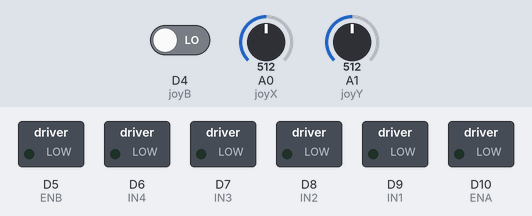
Bench run of a sketch on a simulated Arduino Zero (SAMD21). On the bench: switched loads named in the sketch (green lamp = pin HIGH). The test bench sets the inputs (shaded band); at power-on: A0 (joyX) = 512, A1 (joyY) = 512, D4 (joyB) LOW.

Above: at 1.2 s.
1.3 s: A0 (joyX) set to 471
2.8 s: A0 (joyX) set to 447
At 3.9 s:
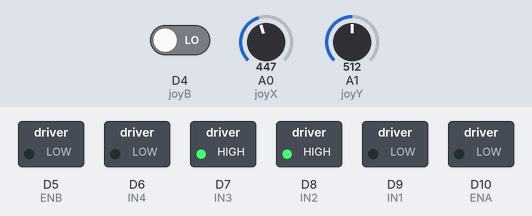
4.3 s: A1 (joyY) set to 474
5.8 s: A1 (joyY) set to 447
At 7.0 s:
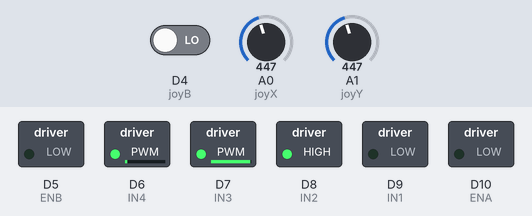
7.3 s: D4 (joyB) driven HIGH
At 8.3 s:
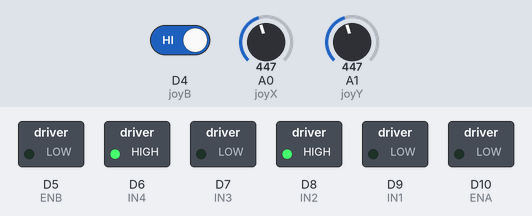
8.8 s: D4 (joyB) driven LOW
At 9.9 s:
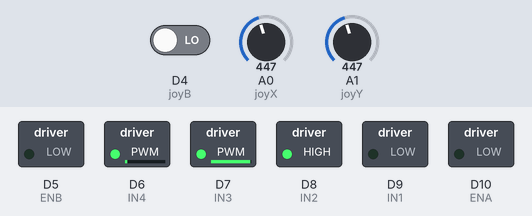
Timing chart, 0 to 11.3 s (numbered marks = the images above; inputs shaded):
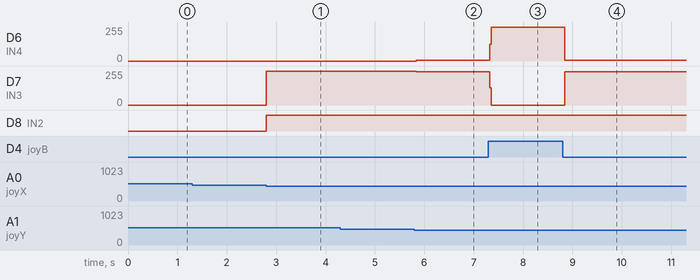

The sketch:

RobotCar_4.ino
```cpp
//มอเตอร์ซ้าย
int ENA=10;
int IN1=9;
int IN2=8;
//มอเตอร์ขวา
int ENB=5;
int IN3=7;
int IN4=6;
//กำหนดค่าให้กับ Joystick Module
int joyX = A0;
int joyY = A1;
int joyB = 4;
// ตัวแปรเก็บค่าความเร็วกำหนดค่าเริ่มต้นของความเร็วให้อยู่ที่ 0
int MotorSpeed_L = 0;
int MotorSpeed_R = 0;
// กำหนดค่าดีฟอลต์ให้กับจอยสติ้กที่จุดกึ่งกลางที่ 512
int joy_pos_Y = 512;
int joy_pos_X = 512;
bool joy_button = 0;
//ใช้ชดเชยการเบี้ยวของการเคลื่อนที่
int B_L = 0; //ล้อซ้าย
int B_R = 0; //ล้อขวา

void setup() {
  //กำหนดให้ขาต่าง ๆ เป็นอินพุตและเอาต์พุต
  pinMode(ENA, OUTPUT);
  pinMode(ENB, OUTPUT);
  pinMode(IN1, OUTPUT);
  pinMode(IN2, OUTPUT);
  pinMode(IN3, OUTPUT);
  pinMode(IN4, OUTPUT);
  pinMode(joyY, INPUT);
  pinMode(joyX, INPUT);
  pinMode(joyB, INPUT);
  // กำหนดค่าเริ่มต้นให้กับมอเตอร์ทั้งด้านซ้ายและด้านขวา (เป็นค่าดีฟอลต์) ให้เป็น 0 ทั้งหมด
  digitalWrite(ENA, LOW);
  digitalWrite(ENB, LOW);
  digitalWrite(IN1, LOW);
  digitalWrite(IN2, LOW);
  digitalWrite(IN3, LOW);
  digitalWrite(IN4, LOW);
  //เปลี่ยนความละเอียดของ PWM จาก 0 - 255 เป็น 0 - 4095
  analogWriteResolution(12);
}

void loop() {
  // อ่านค่าจากจอยสติ้กจาก A0,A1 และ สวิตซ์
  joy_pos_Y = analogRead(joyY);
  joy_pos_X = analogRead(joyX);
  joy_button = digitalRead(joyB);
  //เดินหน้า
  if(joy_pos_Y > 564){ // หลบค่าที่อยู่ในช่วงของย่านต้องห้ามของจอยสติ้ก
    //กำหนดให้พารามิเตอร์ที่ L298N เดินหน้า
    digitalWrite(IN1, HIGH);
    digitalWrite(IN2, LOW);
    digitalWrite(IN3, HIGH);
    digitalWrite(IN4, LOW);
    //เอาค่าที่ได้มาแปลงให้อยู่ในรูปของอินพุตที่เป็น PWM (0 - 4095) แล้วส่งค่าไปยังมอเตอร์ซ้ายและมอเตอร์ขวา
    MotorSpeed_L = map(joy_pos_Y,564,1023,0,4095);
    MotorSpeed_R = map(joy_pos_Y,564,1023,0,4095);
  }
  //ถอยหลัง
  else if (joy_pos_Y < 460){ // หลบค่าที่อยู่ในช่วงของย่านต้องห้ามของจอยสติ้ก
    //กำหนดให้พารามิเตอร์ที่ L298N ถอยหลัง
    digitalWrite(IN1, LOW);
    digitalWrite(IN2, HIGH);
    digitalWrite(IN3, LOW);
    digitalWrite(IN4, HIGH);
    // กลับค่าจาก 460 -> 0 เป็น 0 -> 460 แทน
    joy_pos_Y = (joy_pos_Y - 460)*(-1);
    //เอาค่าที่ได้มาแปลงให้อยู่ในรูปของอินพุตที่เป็น PWM (0 - 4095) แล้วส่งค่าไปยังมอเตอร์ซ้ายและมอเตอร์ขวา
    MotorSpeed_L = map(joy_pos_Y,0,460,0,4095);
    MotorSpeed_R = map(joy_pos_Y,0,460,0,4095);
  }
  else{
    //สั่งมอเตอร์หยุด
    MotorSpeed_L = 0;
    MotorSpeed_R = 0;
  }
  // เลี้ยวซ้าย
  if (joy_pos_X < 460 && joy_button == 1){ // หลบค่าที่อยู่ในช่วงของย่านต้องห้ามของจอยสติ้ก
     // กลับค่าจาก 460 -> 0 เป็น 0 -> 460 แทน
    joy_pos_X = (joy_pos_X - 460)*(-1);
    //เอาค่าที่ได้มาแปลงให้อยู่ในรูปของอินพุตที่เป็น PWM (0 - 4095) แล้วส่งค่าไปยังมอเตอร์ซ้ายและมอเตอร์ขวา
    joy_pos_X = map(joy_pos_X,0,460,0,4095);

    MotorSpeed_L = MotorSpeed_L - joy_pos_X; //ชลอล้อซ้าย
    MotorSpeed_R = MotorSpeed_R + joy_pos_X; //เพิ่มความเร็วล้อขวา
    // เขียนป้องกันค่าเกิน 0 ถึง 4095 กรณีเลี้ยวซ้าย (ล้อซ้ายให้หยุด (0) + ล้อขวาให้วิ่ง(4095))
    if(MotorSpeed_L < 0){
      MotorSpeed_L = 0;
    }
    if(MotorSpeed_R > 4095){
      MotorSpeed_R = 4095;
    }
  }
  else if (joy_pos_X > 564 && joy_button == 1){ // หลบค่าที่อยู่ในช่วงของย่านต้องห้ามของจอยสติ้ก
   //เลี้ยวขวา
   joy_pos_X = map(joy_pos_X,564,1023,0,4095);
   MotorSpeed_L = MotorSpeed_L + joy_pos_X; // เพิ่มความเร็วล้อซ้าย
   MotorSpeed_R = MotorSpeed_R - joy_pos_X; // ชลอล้อขวา
   // เขียนป้องกันค่าเกิน 0 ถึง 4095 กรณีเลี้ยวขวา (ล้อซ้ายให้วิ่ง (4095) + ล้อขวาให้หยุด(0))
    if(MotorSpeed_L > 4095){
      MotorSpeed_L = 4095;
    }
    if(MotorSpeed_R < 0){
      MotorSpeed_R = 0;
    }
  }
  else if (joy_pos_X < 460 && joy_button == 0){ //กรณีที่มีการกดปุ่มแล้วเลี้ยวซ้าย
    //กำหนดให้พารามิเตอร์ที่ L298N ให้หมุนซ้าย
    digitalWrite(IN1, LOW);
    digitalWrite(IN2, HIGH);
    digitalWrite(IN3, HIGH);
    digitalWrite(IN4, LOW);
    // กลับค่าจาก 460 -> 0 เป็น 0 -> 460 แทน
    joy_pos_X = (joy_pos_X - 460)*(-1);
    //เอาค่าที่ได้มาแปลงให้อยู่ในรูปของอินพุตที่เป็น PWM (0 - 4095) แล้วส่งค่าไปยังมอเตอร์ซ้ายและมอเตอร์ขวา
    joy_pos_X = map(joy_pos_X,0,460,0,4095);

    MotorSpeed_L = joy_pos_X; //เอาค่าใส่ล้อซ้าย
    MotorSpeed_R = joy_pos_X; //เอาค่าใส่ล้อขวา
    // เขียนป้องกันค่าเกิน 4095 กรณีหมุนซ้าย (ล้อซ้ายให้วิ่งถอยหลัง(4095) + ล้อขวาให้วิ่งไปหน้า(4095))
    if(MotorSpeed_L > 4095){
      MotorSpeed_L = 4095;
    }
    if(MotorSpeed_R > 4095){
      MotorSpeed_R = 4095;
    }
  }
  else if (joy_pos_X > 564 && joy_button == 0){ //กรณีที่มีการกดปุ่มแล้วเลี้ยวขวา
    //กำหนดให้พารามิเตอร์ที่ L298N ให้หมุนขวา
    digitalWrite(IN1, HIGH);
    digitalWrite(IN2, LOW);
    digitalWrite(IN3, LOW);
    digitalWrite(IN4, HIGH);
    //เอาค่าที่ได้มาแปลงให้อยู่ในรูปของอินพุตที่เป็น PWM (0 - 4095) แล้วส่งค่าไปยังมอเตอร์ซ้ายและมอเตอร์ขวา
    joy_pos_X = map(joy_pos_X,564,1023,0,4095);
    MotorSpeed_L = joy_pos_X; // เอาค่าใส่ล้อซ้าย
    MotorSpeed_R = joy_pos_X; // เอาค่าใส่ล้อขวา
    // เขียนป้องกันค่าเกิน 4095 กรณีหมุนขวา (ล้อซ้ายให้วิ่งไปหน้า(4095) + ล้อขวาให้วิ่งถอยหลัง(4095))
    if(MotorSpeed_L > 4095){
      MotorSpeed_L = 4095;
    }
    if(MotorSpeed_R > 4095){
      MotorSpeed_R = 4095;
    }
  }
  // ป้องกันความเสียหายของมอเตอร์ในช่วง 0-2050
  if (MotorSpeed_L<2050){
    MotorSpeed_L = 0;
  }
  if (MotorSpeed_R<2050){
    MotorSpeed_R = 0;
  }
  //คำสั่งขับมอเตอร์ทั้งซ้ายและขวา
  analogWrite(ENA, MotorSpeed_L - B_L);
  analogWrite(ENB, MotorSpeed_R - B_R);
}
```

Measured:
- the behaviour switches between 460 and 459 on A0 (joyX) (found by bisection; images 0 and 1)
- after the input at 1.3 s, every drawn part: stays the same
- after the input at 2.8 s, D7 (IN3): 0/255 → 255/255 at once; D8 (IN2): LOW → HIGH at once
- after the input at 4.3 s, every drawn part: stays the same
- after the input at 5.8 s, D6 (IN4): 0/255 → 6/255 at once; D7 (IN3): 255/255 → 249/255 at once
- after the input at 7.3 s, D6 (IN4): 6/255 → 255/255 at once; D7 (IN3): 249/255 → 0/255 at once
- after the input at 8.8 s, D6 (IN4): 255/255 → 6/255 at once; D7 (IN3): 0/255 → 249/255 at once
